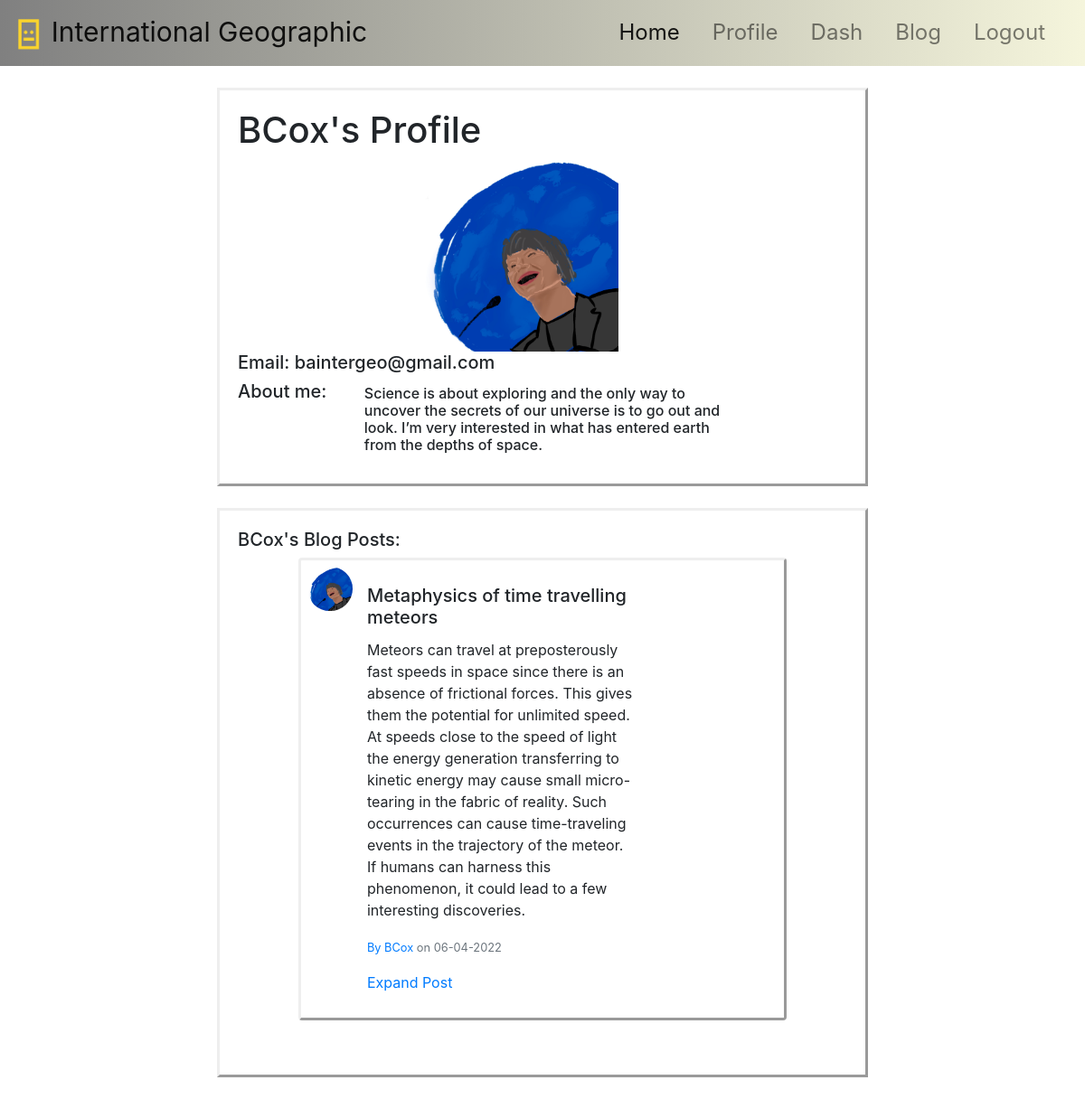
Screenshot of /profile/BCox (signed in) with the database file from the repository.
### flask_app/models.py (models this page shows, shortened)
class User(db.Model, UserMixin):
    id = db.Column(db.Integer, primary_key=True)
    username = db.Column(db.String(15), unique=True, nullable=False)
    first_name = db.Column(db.String(15), nullable=False)
    last_name = db.Column(db.String(15), nullable=False)
    email = db.Column(db.String(50), unique=True, nullable=False)
    password = db.Column(db.String(60), nullable=False)
    post = db.relationship('ForumPost', backref='poster', lazy=True)
    about = db.Column(db.String(150))
    avatar = db.Column(db.String(50), default='../static/images/default.png')

class ForumPost(db.Model):
    id = db.Column(db.Integer, primary_key=True)
    title = db.Column(db.String(80), nullable=False)
    post = db.Column(db.Text, nullable=False)
    date = db.Column(db.DateTime, nullable=False, default=datetime.utcnow)
    id_user = db.Column(db.Integer, db.ForeignKey('user.id'), nullable=False)

### flask_app/main_routes.py (the view)
@main.route('/profile/<username>')
@login_required
def profile(username):
    user = User.query.filter_by(username=username).first_or_404()
    username = user.username
    posts = ForumPost.query.all()
    posts.reverse()
    return (
        render_template('profile.html', name=username, email=user.email,
                        about=user.about, avatar=user.avatar,
                        user=user, posts=posts)
    )

### flask_app/templates/profile.html (shortened to what this page needs)
{% extends "base.html" %}
{% block body %}
<br>
<div style="position: relative; left: 20%; padding: 20px; width: 60%; word-wrap: break-word;border-style: outset ;box-shadow: inset;">
    <h1>
        {{name}}'s Profile
    </h1>
    <div style="position:relative; left:30%; width: 50%">
        <img src={{user.avatar}} alt="Profile Picture" style="max-width: 65%; max-height: 55%;">
    </div>
    <h5>
        Email: {{email}}
        <br>
    </h5>
    <div style="display:flex">
        <div style="display:inline-block;align-self: auto ;width:25%;">
            <h5>
                About me:
            </h5>
        </div>
        <div style="display:inline-block; width:60%; position: relative; right:5%; padding: 5px;">
            <h6>
                {% if about %}{{about}}{% endif %}
            </h6>
        </div>
    </div>
</div>
<br>
<div style="position: relative; left: 20%; padding: 20px; width: 60%; word-wrap: break-word;border-style: outset ;box-shadow: inset;">
    <h5>{{user.username}}'s Blog Posts:</h5>
    {% for post in posts %}
    {% if post.poster.username == user.username %}
  <div class="card mb-3" style="width: 80%; margin: auto; padding: 1% 1% 1% 1%; border: outset;">
    <div class="row g-0">
      <div class="col-md-1">
        <img src="{{post.poster.avatar}}" class="mr-3 rounded-circle" width="50">
      </div>
      <div class="col-md-8">
        <div class="card-body">
          <h5 class="card-title" href="{{ url_for('blog.post_id', post_id=1) }}">{{ post.title }}</h5>
          <p class="card-text">{{ post.post }}</p>
          <p class="card-text"><small class="text-muted"> <a class=""
                href="{{ url_for('main.profile', username=post.poster.username) }}">By {{ post.poster.username }}</a>
              on {{ post.date.strftime('%d-%m-%Y') }}</small></p>
          <a href="{{ url_for('blog.post_id', post_id=post.id) }}"> Expand Post </a>
        </div>
      </div>
    </div>
  </div>
  <br>
  {% endif %}
  {% endfor %}
</div>
<br>
{% endblock %}

### rows the page displays
User: username "BCox", avatar (picture), email "baintergeo@gmail.com", about "Science is about exploring and the only way to uncover the secrets of our universe is to go out and look. I’m very interested in what has entered earth from the depths of space."
ForumPost: poster.avatar (picture), title "Metaphysics of time travelling meteors", post "Meteors can travel at preposterously fast speeds in space since there is an absence of frictional forces. This gives them the potential for unlimited speed. At speeds close to the speed of light the energy generation transferring to kinetic energy may cause small micro-tearing in the fabric of reality. Such occurrences can cause time-traveling events in the trajectory of the meteor. If humans can harness this phenomenon, it could lead to a few interesting discoveries.", poster.username "BCox", date "06-04-2022"
